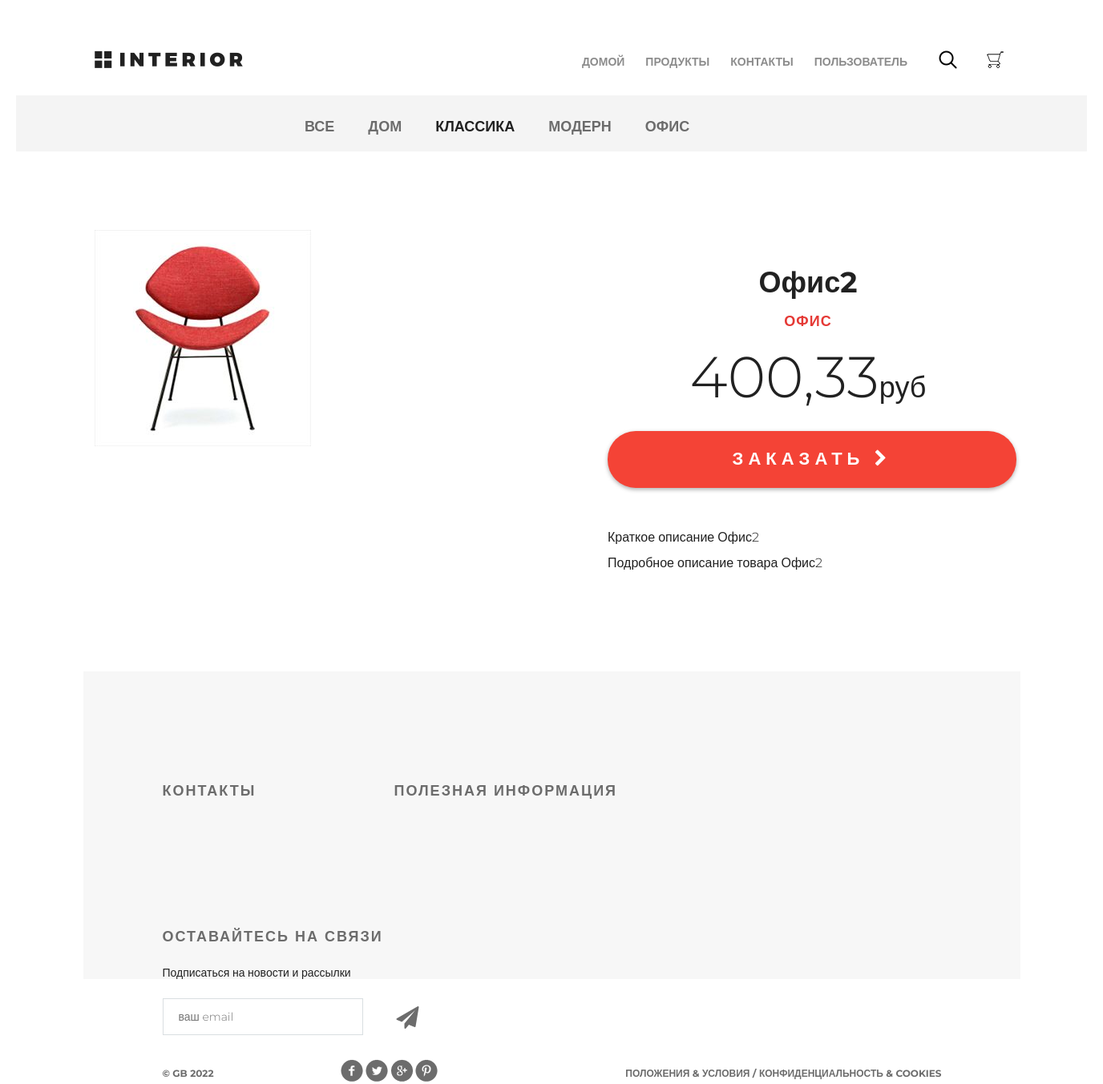
Page /products/product/4/ on the committed database.
### mainapp/models.py (models this page shows, shortened)
class Category(models.Model):
    name = models.CharField(max_length=255, verbose_name='Название', unique=True)
    description = models.TextField(verbose_name='Описание')
    is_active = models.BooleanField(default=True, verbose_name='Активен')
    class Meta:
        verbose_name = 'категория'
        verbose_name_plural = 'категории'
        ordering = ('name', )    # Индексация по нужному полю # Сортировка по какому полю

class Product(models.Model):
    category = models.ForeignKey(Category, on_delete=models.CASCADE, verbose_name='Категория')#, related_name='products')
    name = models.CharField(max_length=255, verbose_name='Название')
    image = models.ImageField(upload_to='product', blank=True, null=True, verbose_name='Изображение')
    shot_desc = models.CharField(max_length=255, verbose_name='Краткое описание')
    description = models.TextField(verbose_name='Описание')
    price = models.DecimalField(max_digits=8, decimal_places=2, verbose_name='Цена')
    quantity = models.PositiveSmallIntegerField(default=0, verbose_name='Количество')
    is_active = models.BooleanField(default=True, verbose_name='Активен')
    class Meta:
        verbose_name = 'продукт'
        verbose_name_plural = 'продукты'

### mainapp/views.py (the view)
# urls.py: path('product/<int:pk>/', product, name='product_item'),
def product(request, pk):
    product_item = get_product(pk)
    context = {
        'product': product_item,
        'links_menu': get_links_menu(),
    }
    return render(request, 'mainapp/product.html', context)

### mainapp/context_processors.py (called while the page is built)
def basket(request):
    print(f'context processor basket works')
    basket = []
    if request.user.is_authenticated:
        basket = Basket.objects.filter(user=request.user).select_related()
    return {
        'basket': basket,
        }

### mainapp/services.py (called while the page is built)
def get_links_menu():
    if settings.LOW_CACHE:
        key = 'links_menu'
        links_menu = cache.get(key)
        if links_menu is None:
            links_menu = Category.objects.filter(is_active=True)
            cache.set(key, links_menu)
        return links_menu
    else:
        return Category.objects.filter(is_active=True)

def get_product(pk):
    if settings.LOW_CACHE:
        key = f'product_{pk}'
        product = cache.get(key)
        if product is None:
            product = get_object_or_404(Product, pk=pk)
            cache.set(key, product)
        return product
    else:
        return get_object_or_404(Product, pk=pk)

### mainapp/templates/mainapp/product.html
{% extends 'mainapp/base.html' %}
{% load static %}
{% block menu %}
		<div class="hero-white">
			<div class="header clearfix">
				{% include 'mainapp/includes/inc_main_menu.html' %}
			</div>
		</div>
{% endblock %}
{% block content %}
		<div class="details">
			<div class="links clearfix">
				{% include 'mainapp/includes/inc_products_menu.html' %}
			</div>
			<div class="details-products">
				<div class="details-slider">
					<div class="slider-product">
						<img src="/media/{{ product.image }}">
					</div>
				</div>
				<div class="description">
					<h3 class="big-bold">{{ product.name }}</h3>
					<h3 class="red">{{ product.category.name }}</h3>
					<p class="price">{{ product.price|floatformat:2 }}<span>руб</span></p>
					<a href="{% url 'basket:add' product.pk %}" class="red-button">
						заказать <i class="fa fa-chevron-right" aria-hidden="true"></i>
					</a>
					<div class="description-text">
						<p>{{ product.shot_desc }}</p>
						<p>{{ product.description }}</p>
					</div>
				</div>
			</div>
		</div>
{% endblock %}

### mainapp/templates/mainapp/includes/inc_products_menu.html
<ul class="links-menu">
    <li class="category">
        <a href="{% url 'products:product_list' 0 %}"
           {% if request.resolver_match.kwargs.pk == 0 %}class="active"{% endif %}>
            все
        </a>
    </li>
    {% for link_menu in links_menu %}
    <li class="category">
        <a href="{% url 'products:product_list' link_menu.pk %}"
           {% if request.resolver_match.kwargs.pk == link_menu.pk %}class="active"{% endif %}>
            {{ link_menu.name }}
        </a>
    </li>
    {% endfor %}
</ul>

### static/css/style.css (style rules this page uses)
* { margin: 0; padding: 0; }
body { font-family: 'Montserrat', sans-serif; }
html, body { height: 100%; }
.clearfix:after { content: ""; display: block; clear: both; }
.big-bold { color: #212121; font-size: 36px; font-weight: 700; text-align: left; margin-bottom: 24px; line-height: 36px; }
.red { text-transform: uppercase; color: #e53935; font-size: 18px; font-weight: 700; text-align: left; letter-spacing: 1px; line-height: 17px; margin-bottom: 22px; }
.hero-white { background-color: #fff; height: 119px; padding-left: 98px; padding-right: 211px; position: relative; }
.links { height: 70px; background-color: #f4f4f4; position: relative; padding-left: 360px; }
.links-menu { margin: 27px auto 0px; position: absolute; }
.links-menu li { float: left; list-style-type: none; padding-right: 42px; }
.links-menu li a { text-decoration: none; color: #6c6c6c; font-size: 18px; font-weight: 700; text-transform: uppercase; }
.links-menu .active { color: #212121; font-size: 18px; font-weight: 700; }
.details-products { padding-left: 98px; padding-right: 98px; margin-top: 98px; height: 551px; }
.details-slider { width: 570px; float: left; margin-right: 30px; }
.slider-product { width: 570px; height: 400px; }
.description { width: 535px; float: right; padding-left: 35px }
.description .big-bold { color: #212121; font-size: 36px; font-weight: 700; text-align: center; margin-top: 47px; margin-bottom: 0px; }
.description .red { text-transform: uppercase; color: #e53935; font-size: 18px; font-weight: 700; text-align: center; letter-spacing: 1px; line-height: 17px; margin-top: 23px; margin-bottom: 36px; }
.description .price { color: #212121; font-size: 72px; font-weight: 300; line-height: 48px; text-align: center; }
.description .price span { color: #212121; font-size: 36px; font-weight: 300; line-height: 48px; text-align: center; }
.red-button { display: block; height: 71px; width: 510px; border-radius: 35px; background-color: #f44336; text-align: center; text-transform: uppercase; text-decoration: none; color: #ffffff; font-size: 22px; font-weight: 700; line-height: 24px; box-shadow: 0px 2px 4.85px 0.15px rgba(33, 33, 33, 0.35); line-height: 70px; letter-spacing: 6px; margin-top: 31px; }
.description-text { margin-top: 50px; color: #212121; font-size: 16px; font-weight: 300; line-height: 24px; text-align: left; }
.description-text p { margin-bottom: 0.5em; }

### rows in the picture
Category: name "ДОМ"
Category: name "КЛАССИКА"
Category: name "МОДЕРН"
Category: name "ОФИС"
Product: image (picture), name "Офис2", category.name "ОФИС", price "400,33", shot_desc "Краткое описание Офис2", description "Подробное описание товара Офис2"
